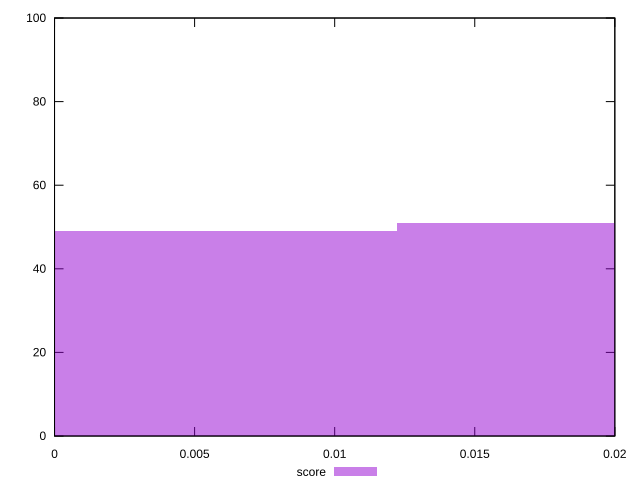

Source code (gnuplot):
reset

$score <<EOF
0 49
0.02446246615376419 51
EOF

set key outside below
set boxwidth 0.02446246615376419
set xrange [0:0.02]
set yrange [0:100]
set trange [0:100]
set style fill transparent solid 0.5 noborder
set terminal svg size 640, 490 enhanced background rgb 'white'
set output "report_00018_2021-02-10T15-25-16.877Z/cumulative-layout-shift/samples/pages/score/histogram.svg"

plot $score title "score" with boxes

reset
